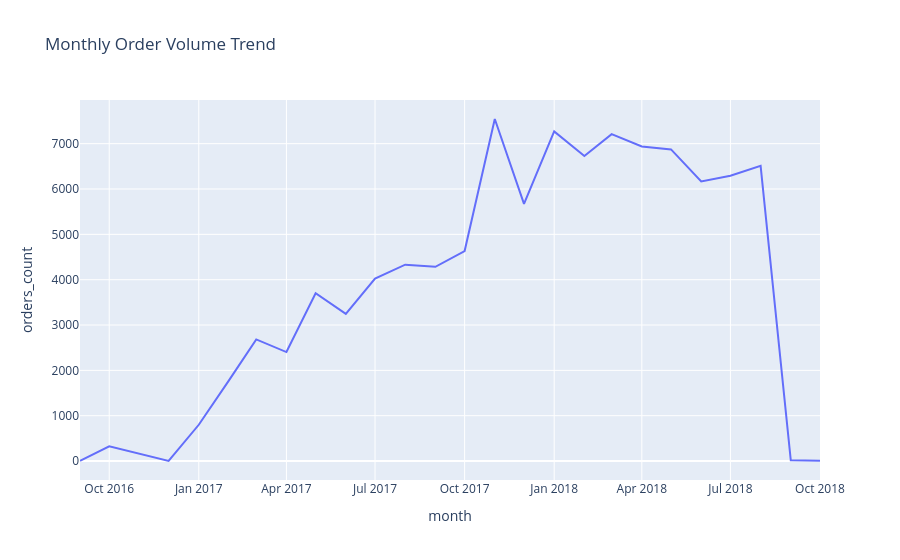

Source (notebook cell):
### Markdown cell above
# Step 6: Exploratory Data Analysis (EDA)
Univariate, Bivariate, Multivariate, Trend, Correlation, and Distribution analysis.

### Code cell
import os
import pandas as pd
import plotly.express as px
from dotenv import load_dotenv
from sqlalchemy import create_engine

# 1. Load environment variables
load_dotenv()

MYSQL_HOST = os.getenv("MYSQL_HOST", "localhost")
MYSQL_PORT = os.getenv("MYSQL_PORT", "3306")
MYSQL_USER = os.getenv("MYSQL_USER", "root")
MYSQL_PASSWORD = os.getenv("MYSQL_PASSWORD", "root")
MYSQL_DB = os.getenv("MYSQL_DB", "cart2insights_db")

# 2. Connect to MySQL Database
mysql_uri = f"mysql+pymysql://{MYSQL_USER}:{MYSQL_PASSWORD}@{MYSQL_HOST}:{MYSQL_PORT}/{MYSQL_DB}"
engine = create_engine(mysql_uri)
print(f"Connected to MySQL database: {MYSQL_DB} on {MYSQL_HOST}:{MYSQL_PORT}")

# 3. Fetch data & display Plotly chart
monthly = pd.read_sql('''
    SELECT DATE_FORMAT(order_purchase_timestamp, '%%Y-%%m') AS month, COUNT(order_id) AS orders_count
    FROM orders WHERE order_purchase_timestamp IS NOT NULL
    GROUP BY month ORDER BY month
''', engine)

fig = px.line(monthly, x='month', y='orders_count', title="Monthly Order Volume Trend")
fig.show()

### Figure 1 — Plotly figure (JSON) as saved in the notebook; plotly's stock layout.template omitted (floating-point values rounded to 4 significant figures)
{"data": [{"hovertemplate": "month=%{x}<br>orders_count=%{y}<extra></extra>", "legendgroup": "", "line": {"color": "#636efa", "dash": "solid"}, "marker": {"symbol": "circle"}, "mode": "lines", "name": "", "orientation": "v", "showlegend": false, "type": "scatter", "x": ["2016-09", "2016-10", "2016-12", "2017-01", "2017-02", "2017-03", "2017-04", "2017-05", "2017-06", "2017-07", "2017-08", "2017-09", "2017-10", "2017-11", "2017-12", "2018-01", "2018-02", "2018-03", "2018-04", "2018-05", "2018-06", "2018-07", "2018-08", "2018-09", "2018-10"], "xaxis": "x", "y": [4, 324, 1, 800, 1780, 2682, 2404, 3700, 3245, 4026, 4331, 4285, 4631, 7544, 5673, 7269, 6728, 7211, 6939, 6873, 6167, 6292, 6512, 16, 4], "yaxis": "y"}], "layout": {"legend": {"tracegroupgap": 0}, "title": {"text": "Monthly Order Volume Trend"}, "xaxis": {"anchor": "y", "domain": [0, 1], "title": {"text": "month"}}, "yaxis": {"anchor": "x", "domain": [0, 1], "title": {"text": "orders_count"}}}}
